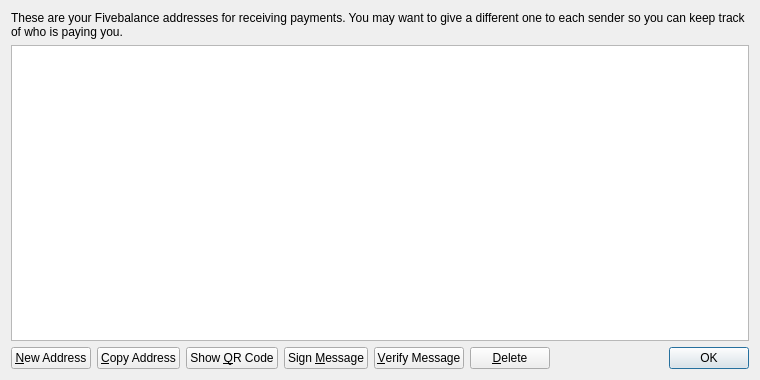
<?xml version="1.0" encoding="UTF-8"?>
<ui version="4.0">
 <class>AddressBookPage</class>
 <widget class="QWidget" name="AddressBookPage">
  <property name="geometry">
   <rect>
    <x>0</x>
    <y>0</y>
    <width>760</width>
    <height>380</height>
   </rect>
  </property>
  <property name="windowTitle">
   <string>Address Book</string>
  </property>
  <layout class="QVBoxLayout" name="verticalLayout">
   <item>
    <widget class="QLabel" name="labelExplanation">
     <property name="text">
      <string>These are your Fivebalance addresses for receiving payments. You may want to give a different one to each sender so you can keep track of who is paying you.</string>
     </property>
     <property name="textFormat">
      <enum>Qt::PlainText</enum>
     </property>
     <property name="wordWrap">
      <bool>true</bool>
     </property>
    </widget>
   </item>
   <item>
    <widget class="QTableView" name="tableView">
     <property name="contextMenuPolicy">
      <enum>Qt::CustomContextMenu</enum>
     </property>
     <property name="toolTip">
      <string>Double-click to edit address or label</string>
     </property>
     <property name="tabKeyNavigation">
      <bool>false</bool>
     </property>
     <property name="selectionMode">
      <enum>QAbstractItemView::SingleSelection</enum>
     </property>
     <property name="selectionBehavior">
      <enum>QAbstractItemView::SelectRows</enum>
     </property>
     <property name="sortingEnabled">
      <bool>true</bool>
     </property>
     <attribute name="verticalHeaderVisible">
      <bool>false</bool>
     </attribute>
    </widget>
   </item>
   <item>
    <layout class="QHBoxLayout" name="horizontalLayout">
     <item>
      <widget class="QPushButton" name="newAddressButton">
       <property name="toolTip">
        <string>Create a new address</string>
       </property>
       <property name="text">
        <string>&amp;New Address</string>
       </property>
      </widget>
     </item>
     <item>
      <widget class="QPushButton" name="copyToClipboard">
       <property name="toolTip">
        <string>Copy the currently selected address to the system clipboard</string>
       </property>
       <property name="text">
        <string>&amp;Copy Address</string>
       </property>
      </widget>
     </item>
     <item>
      <widget class="QPushButton" name="showQRCode">
       <property name="text">
        <string>Show &amp;QR Code</string>
       </property>
      </widget>
     </item>
     <item>
      <widget class="QPushButton" name="signMessage">
       <property name="toolTip">
        <string>Sign a message to prove you own a Fivebalance address</string>
       </property>
       <property name="text">
        <string>Sign &amp;Message</string>
       </property>
      </widget>
     </item>
     <item>
      <widget class="QPushButton" name="verifyMessage">
       <property name="toolTip">
        <string>Verify a message to ensure it was signed with a specified Fivebalance address</string>
       </property>
       <property name="text">
        <string>&amp;Verify Message</string>
       </property>
      </widget>
     </item>
     <item>
      <widget class="QPushButton" name="deleteButton">
       <property name="toolTip">
        <string>Delete the currently selected address from the list</string>
       </property>
       <property name="text">
        <string>&amp;Delete</string>
       </property>
      </widget>
     </item>
     <item>
      <spacer name="horizontalSpacer">
       <property name="orientation">
        <enum>Qt::Horizontal</enum>
       </property>
       <property name="sizeHint" stdset="0">
        <size>
         <width>40</width>
         <height>20</height>
        </size>
       </property>
      </spacer>
     </item>
     <item>
      <widget class="QDialogButtonBox" name="buttonBox">
       <property name="sizePolicy">
        <sizepolicy hsizetype="Maximum" vsizetype="Fixed">
         <horstretch>0</horstretch>
         <verstretch>0</verstretch>
        </sizepolicy>
       </property>
       <property name="standardButtons">
        <set>QDialogButtonBox::Ok</set>
       </property>
      </widget>
     </item>
    </layout>
   </item>
  </layout>
 </widget>
 <resources>
  <include location="../bitcoin.qrc"/>
 </resources>
 <connections/>
</ui>
